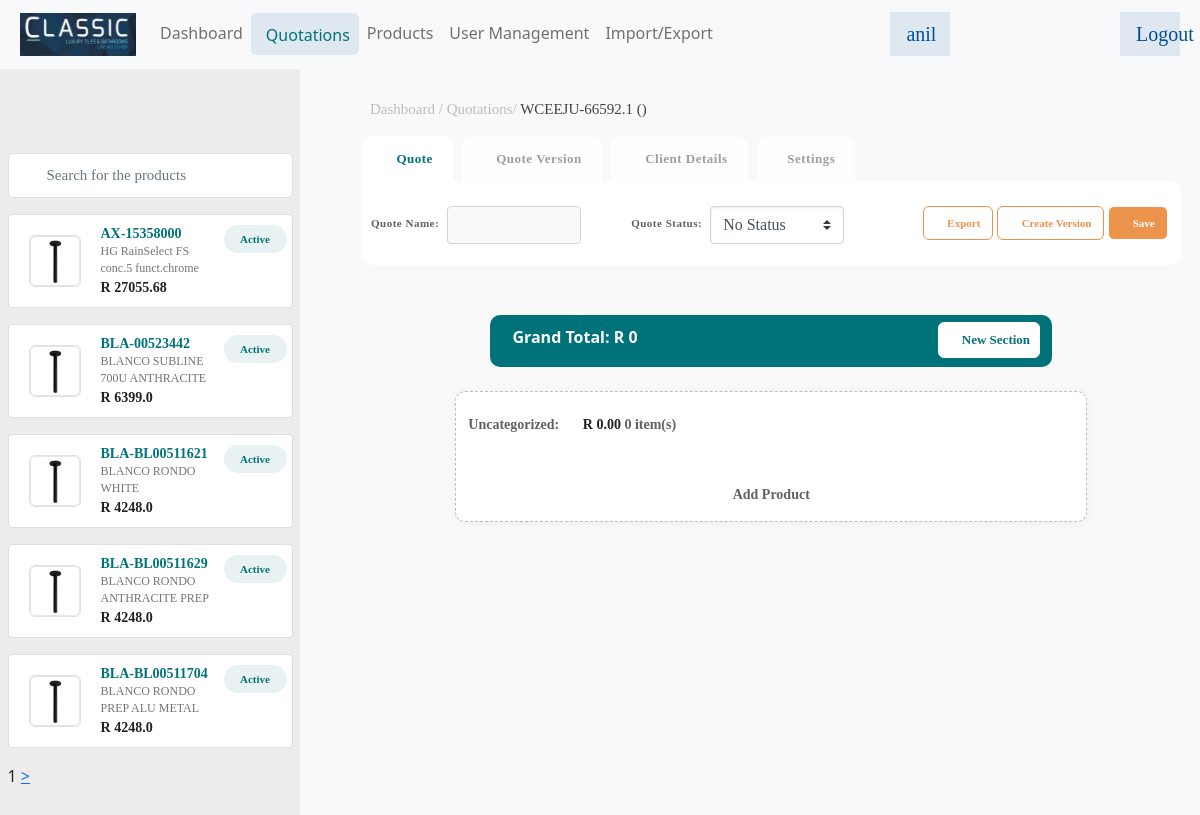
The app's page /quotation/24 (signed in) with its own data.
### app/models.py (models this page shows, shortened)
class Product(models.Model):
    name = models.CharField(max_length=100)
    description = models.TextField()
    quantity = models.PositiveIntegerField(default=0)
    selling_price = models.FloatField()

class Quotation(models.Model):
    quot_no = models.CharField(max_length=200)
    name = models.CharField(max_length=200)
    quot_status = models.CharField(max_length=50, choices=quotationstatus, default="No Status")
    market_seg = models.CharField(max_length=200, default="N/A")
    created_at = models.DateTimeField(auto_now_add=True)
    created_by = models.ForeignKey(User, on_delete=models.CASCADE)

### app/views.py (the view)
# urls.py: path('quotation/<int:pk>', views.quotdetail, name='quotdetail'),
@login_required()
def quotdetail(request, pk):
    print("\n")
    print("\n")
    print("pk ", pk)
    products = Product.objects.all()
    p = Paginator(products, 5)
    page_number = request.GET.get('page')
    try:
        page_obj = p.get_page(page_number)  # returns the desired page object
    except PageNotAnInteger:
        page_obj = p.page(1)
    except EmptyPage:
        page_obj = p.page(p.num_pages)
    quot = Quotation.objects.get(id=pk)
    sections = Section.objects.filter(quotation=pk)
    prods = []
    gt = 0; data = []
    data1 = sectionSubProduct(sections)
    data, gt = data1[0], data1[1]
    context = {'data': data, 'products': products, 'quot': quot, 'grandtotal': gt,
               "quotationstatus": quotationstatus,'page_obj': page_obj}
    return render(request, "quotationdetail.html", context)

### app/datafunction.py (called while the page is built, shortened)
def sectionSubProduct(sections):
    data = []
    gt = 0
    data1 = [data, gt]
    return data1

### app/templates/quotationdetail.html (shortened to what this page needs)
{% extends 'base.html' %}
{% load static %}
{% block main-content %}
<div class="col-md-12 p-0 quotation-page-1 float-left">
    <div class="col-md-3 col-sm-12 sidebar-text float-left">
        <div class="pt-20">&nbsp;</div>
        <div class="form-group has-search">
            <form method="post">
                <input type="text" class="form-control searchbox" placeholder="Search for the products" id="psearch" />
            </form>
        </div>
        <div class="sidebar-div" id="ps">
            {% for p in page_obj %}
            <div class="card">
                <div class="row">
                    <div class="col-sm-12">
                        <img class="product-img" src="{% static 'dist/img/image_77.png' %}" alt="Card image" />
                        <div class="card-body-right">
                            <p class="sidebar-heading mb-0">{{p.name}} <span class="active-button">Active</span></p>
                            <p class="sidebar-description mb-0"><span class="card-text">{{p.description}}</span></p>
                            <p class="sidebar-footer-text mb-0">R {{p.selling_price}}</p>
                        </div>
                    </div>
                </div>
            </div>
            {% endfor %}
            <div>
            <span>{{page_obj.number}}</span>
             {%if page_obj.has_next %}
              <a href="?page={{page_obj.next_page_number}}">></a>
           {% endif %}
            </div>
        </div>
    </div>
    <div class="col-md-9 right-side float-left">
        <p class="right-side-heading">Dashboard / Quotations/ <span style="color:#424242 !important;">{{quot.name}}-{{quot.quot_no}}.1 () </span></p>
        <div class="container">
            <div class="row">
                <div class="col-md-12">
                    <div class="tab" role="tabpanel">
                        <ul class="nav nav-tabs" role="tablist">
                            <li role="presentation" class="active"><a href="#Section1" aria-controls="home" role="tab" data-toggle="tab"><i class="fa fa-shopping-bag" aria-hidden="true"></i> Quote</a></li>
                            <li role="presentation"><a href="#Section2" aria-controls="profile" role="tab" data-toggle="tab"> <i class="fas fa-layer-group"></i> Quote Version</a></li>
                            <li role="presentation"><a href="#Section3" aria-controls="messages" role="tab" data-toggle="tab"><i class="fa fad fa-male" aria-hidden="true"></i> Client Details</a></li>
                            <li role="presentation"><a href="#Section4" aria-controls="settings" role="tab" data-toggle="tab"><i class="fa fa-sliders-h" aria-hidden="true"></i>Settings</a></li>
                        </ul>
                        <div class="tab-content tabs">
                            <div role="tabpanel" class="tab-pane in active" id="Section1">
                                <form action="{% url 'savequote' %}" method="post">
                                    <div class="row">
                                        <div class="col-md-4 pr-0">
                                            <div class="form-group d-flex">
                                                <label class="heading-lebel ml-2">Quote Name: </label>
                                                <input type="text" class="form-control w-50 ml-2" id="qnameid" placeholder="" name="qname">
                                            </div>
                                        </div>
                                        <div class="col-md-4 pl-0">
                                            <div class="form-group d-flex">
                                                <label class="heading-lebel">Quote Status: </label>
                                                <select name="status" class="custom-select  w-50 ml-2" id="statusid">
                                                    {% for qs in quotationstatus %}
                                                    <option value="{{qs.0}}">{{qs.1}}</option>
                                                    {% endfor %}
                                                </select>
                                            </div>
                                        </div>
                                        <div class="col-md-4 pl-0 text-center">
                                            <div class="form-group">
                                                <button type="submit" class="btn btn-default export-btn"><i class="fas fa-external-link-alt"></i> Export</button>
                                                <button type="submit" class="btn btn-default export-btn"><i class="fas fa-layer-group"></i> Create Version</button>
                                                <button type="submit" class="btn btn-default save-btn"><i class="fas fa-download"></i> Save</button>
                                            </div>
                                        </div>
                                    </div>
                                </form>
                            </div>
                        </div>
                    </div>
                </div>
            </div>
            <div class="row d-flex justify-content-center">
                <div class="col-md-8 total-background ">
                    <label class="grand-total">Grand Total: R {{grandtotal}}</label>
                    <button type="button" class="new-section-btn" data-toggle="modal" data-target="#exampleModal" data-whatever="@mdo"><i class="fas fa-plus-circle" aria-hidden="true"></i> New Section</button>
                </div>
            </div>
            <div class="row d-flex justify-content-center mt-4">
                <div class="col-md-9 add-product-area">
                    <label class="heading-lebel">Uncategorized: <span class="rupees-text">R 0.00</span> 0 item(s)</label>
                    <p class="text-center heading-lebel"> <i class="fas fa-plus-circle" aria-hidden="true"></i>
                        <br> Add Product
                    </p>
                </div>
            </div>
        </div>
    </div>
</div>
{% endblock main-content %}

### app/templates/base.html (shortened to what this page needs)
<!DOCTYPE html>
{% load static %}
<html lang="en">
<head>
    <link rel="stylesheet" href="{% static 'plugins/fontawesome-free/css/all.min.css' %}" />
    <link rel="stylesheet" href="{% static 'plugins/icheck-bootstrap/icheck-bootstrap.min.css' %}" />
    <link rel="stylesheet" href="{% static 'dist/css/adminlte.min.css' %}" />
    <link rel="stylesheet" href="{% static 'dist/css/style.css' %}" >
    <link rel="stylesheet" href="{% static 'plugins/datatables-bs4/css/dataTables.bootstrap4.min.css' %}">
    <link rel="stylesheet" href="{% static 'plugins/datatables-responsive/css/responsive.bootstrap4.min.css' %}">
    <link rel="stylesheet" href="{% static 'plugins/datatables-buttons/css/buttons.bootstrap4.min.css' %}">
    <link href="https://cdn.jsdelivr.net/npm/bootstrap@5.0.2/dist/css/bootstrap.min.css" rel="stylesheet">
</head>
<body class="hold-transition sidebar-mini layout-fixed">
    <div class="col-12 p-0">
        <nav class="navbar navbar-expand-lg navbar-light bg-light">
            <div class="container-fluid">
                <a href="{% url 'index' %}" class="navbar-brand"><img src="{% static 'dist/img/logo.png' %}" style="width: 116px;"></a>
                <div class="collapse navbar-collapse" id="navbarCollapse">
                    <div class="navbar-nav">
                        {% if 'dashboard' in request.path %}
                        <a href="{% url 'dashboard' %}" class="nav-item nav-link header-active-menu">Dashboard</a>
                        {% else %}
                        <a href="{% url 'dashboard' %}" class="nav-item nav-link">Dashboard</a>
                        {% endif %}
                        {% if 'quotation' in request.path %}
                        <a href="{% url 'quotations' %}" class="nav-item nav-link header-active-menu">Quotations</a>
                        {% else %}
                        <a href="{% url 'quotations' %}" class="nav-item nav-link">Quotations</a>
                        {% endif %}
                        {% if 'product' in request.path %}
                        <a href="{% url 'products' %}" class="nav-item nav-link header-active-menu">Products</a>
                        {% else %}
                        <a href="{% url 'products' %}" class="nav-item nav-link">Products</a>
                        {% endif %}
                        <a href="#" class="nav-item nav-link">User Management</a>
                        <a href="#" class="nav-item nav-link">Import/Export</a>
                    </div>
                    {% if request.user.is_authenticated %}
                    <div class="navbar-nav ms-auto">
                        <a href="#" class="nav-item nav-link header-side-left-text">{{request.user}}</a>
                    </div>
                    <div class="navbar-nav ms-auto">
                        <a href="{% url 'signout' %}" class="nav-item nav-link header-side-left-text">Logout</a>
                    </div>
                    {% else %}
                    <div class="navbar-nav ms-auto">
                        <a href="{% url 'index' %}" class="nav-item nav-link header-side-left-text">Login</a>
                    </div>
                    {% endif %}
                </div>
            </div>
        </nav>
        {% block main-content %} {% endblock main-content %}
    </div>
</body>
</html>

### records on screen
Product: name "AX-15358000", description "HG RainSelect FS conc.5 funct.chrome", selling_price "27055.68"
Product: name "BLA-00523442", description "BLANCO SUBLINE 700U ANTHRACITE", selling_price "6399.0"
Product: name "BLA-BL00511621", description "BLANCO RONDO WHITE", selling_price "4248.0"
Product: name "BLA-BL00511629", description "BLANCO RONDO ANTHRACITE PREP", selling_price "4248.0"
Product: name "BLA-BL00511704", description "BLANCO RONDO PREP ALU METAL", selling_price "4248.0"
Quotation: name "WCEEJU", quot_no "66592"

### other values on screen
{{ request.user }} "anil"
{{ page_obj.number }} "1"
{{ grandtotal }} "0"
form field status "No Status"
